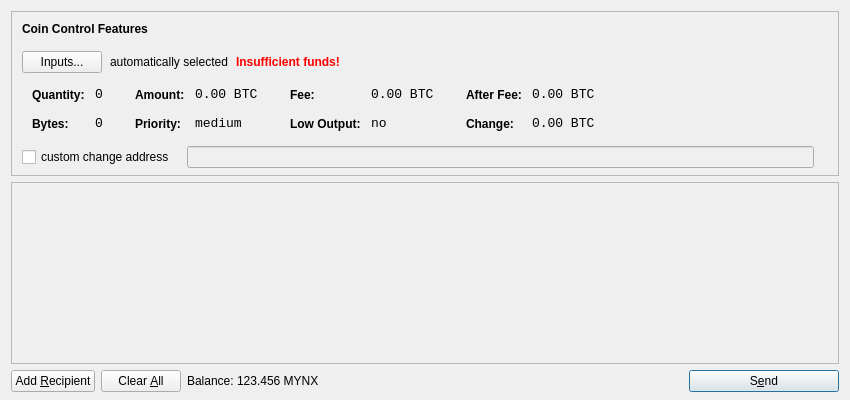
<?xml version="1.0" encoding="UTF-8"?>
<ui version="4.0">
 <class>SendCoinsDialog</class>
 <widget class="QDialog" name="SendCoinsDialog">
  <property name="geometry">
   <rect>
    <x>0</x>
    <y>0</y>
    <width>850</width>
    <height>400</height>
   </rect>
  </property>
  <property name="windowTitle">
   <string>Send Coins</string>
  </property>
  <layout class="QVBoxLayout" name="verticalLayout" stretch="0,1,0">
   <property name="bottomMargin">
    <number>8</number>
   </property>
   <item>
    <widget class="QFrame" name="frameCoinControl">
     <property name="sizePolicy">
      <sizepolicy hsizetype="Expanding" vsizetype="Expanding">
       <horstretch>0</horstretch>
       <verstretch>0</verstretch>
      </sizepolicy>
     </property>
     <property name="maximumSize">
      <size>
       <width>16777215</width>
       <height>16777215</height>
      </size>
     </property>
     <property name="frameShape">
      <enum>QFrame::StyledPanel</enum>
     </property>
     <property name="frameShadow">
      <enum>QFrame::Sunken</enum>
     </property>
     <layout class="QVBoxLayout" name="verticalLayoutCoinControl2">
      <property name="spacing">
       <number>-1</number>
      </property>
      <property name="leftMargin">
       <number>0</number>
      </property>
      <property name="topMargin">
       <number>0</number>
      </property>
      <property name="rightMargin">
       <number>0</number>
      </property>
      <property name="bottomMargin">
       <number>6</number>
      </property>
      <item>
       <layout class="QVBoxLayout" name="verticalLayoutCoinControl" stretch="0,0,0,0,1">
        <property name="spacing">
         <number>0</number>
        </property>
        <property name="leftMargin">
         <number>10</number>
        </property>
        <property name="topMargin">
         <number>10</number>
        </property>
        <item>
         <layout class="QHBoxLayout" name="horizontalLayoutCoinControl1">
          <property name="bottomMargin">
           <number>15</number>
          </property>
          <item>
           <widget class="QLabel" name="labelCoinControlFeatures">
            <property name="sizePolicy">
             <sizepolicy hsizetype="Preferred" vsizetype="Maximum">
              <horstretch>0</horstretch>
              <verstretch>0</verstretch>
             </sizepolicy>
            </property>
            <property name="font">
             <font>
              <weight>75</weight>
              <bold>true</bold>
             </font>
            </property>
            <property name="styleSheet">
             <string notr="true">font-weight:bold;</string>
            </property>
            <property name="text">
             <string>Coin Control Features</string>
            </property>
           </widget>
          </item>
         </layout>
        </item>
        <item>
         <layout class="QHBoxLayout" name="horizontalLayoutCoinControl2" stretch="0,0,0,0">
          <property name="spacing">
           <number>8</number>
          </property>
          <property name="bottomMargin">
           <number>10</number>
          </property>
          <item>
           <widget class="QPushButton" name="pushButtonCoinControl">
            <property name="styleSheet">
             <string notr="true"/>
            </property>
            <property name="text">
             <string>Inputs...</string>
            </property>
           </widget>
          </item>
          <item>
           <widget class="QLabel" name="labelCoinControlAutomaticallySelected">
            <property name="text">
             <string>automatically selected</string>
            </property>
            <property name="margin">
             <number>5</number>
            </property>
           </widget>
          </item>
          <item>
           <widget class="QLabel" name="labelCoinControlInsuffFunds">
            <property name="font">
             <font>
              <weight>75</weight>
              <bold>true</bold>
             </font>
            </property>
            <property name="styleSheet">
             <string notr="true">color:red;font-weight:bold;</string>
            </property>
            <property name="text">
             <string>Insufficient funds!</string>
            </property>
            <property name="margin">
             <number>5</number>
            </property>
           </widget>
          </item>
          <item>
           <spacer name="horizontalSpacerCoinControl">
            <property name="orientation">
             <enum>Qt::Horizontal</enum>
            </property>
            <property name="sizeHint" stdset="0">
             <size>
              <width>40</width>
              <height>1</height>
             </size>
            </property>
           </spacer>
          </item>
         </layout>
        </item>
        <item>
         <widget class="QWidget" name="widgetCoinControl" native="true">
          <property name="sizePolicy">
           <sizepolicy hsizetype="Preferred" vsizetype="Preferred">
            <horstretch>0</horstretch>
            <verstretch>0</verstretch>
           </sizepolicy>
          </property>
          <property name="minimumSize">
           <size>
            <width>0</width>
            <height>0</height>
           </size>
          </property>
          <property name="styleSheet">
           <string notr="true"/>
          </property>
          <layout class="QHBoxLayout" name="horizontalLayoutCoinControl5">
           <property name="margin">
            <number>0</number>
           </property>
           <item>
            <layout class="QHBoxLayout" name="horizontalLayoutCoinControl3" stretch="0,0,0,1">
             <property name="spacing">
              <number>20</number>
             </property>
             <property name="topMargin">
              <number>0</number>
             </property>
             <property name="bottomMargin">
              <number>10</number>
             </property>
             <item>
              <layout class="QFormLayout" name="formLayoutCoinControl1">
               <property name="horizontalSpacing">
                <number>10</number>
               </property>
               <property name="verticalSpacing">
                <number>14</number>
               </property>
               <property name="leftMargin">
                <number>10</number>
               </property>
               <property name="topMargin">
                <number>4</number>
               </property>
               <property name="rightMargin">
                <number>6</number>
               </property>
               <item row="0" column="0">
                <widget class="QLabel" name="labelCoinControlQuantityText">
                 <property name="styleSheet">
                  <string notr="true">font-weight:bold;</string>
                 </property>
                 <property name="text">
                  <string>Quantity:</string>
                 </property>
                 <property name="margin">
                  <number>0</number>
                 </property>
                </widget>
               </item>
               <item row="0" column="1">
                <widget class="QLabel" name="labelCoinControlQuantity">
                 <property name="font">
                  <font>
                   <family>Monospace</family>
                   <pointsize>10</pointsize>
                  </font>
                 </property>
                 <property name="cursor">
                  <cursorShape>IBeamCursor</cursorShape>
                 </property>
                 <property name="contextMenuPolicy">
                  <enum>Qt::ActionsContextMenu</enum>
                 </property>
                 <property name="text">
                  <string notr="true">0</string>
                 </property>
                 <property name="margin">
                  <number>0</number>
                 </property>
                 <property name="textInteractionFlags">
                  <set>Qt::LinksAccessibleByMouse|Qt::TextSelectableByKeyboard|Qt::TextSelectableByMouse</set>
                 </property>
                </widget>
               </item>
               <item row="1" column="0">
                <widget class="QLabel" name="labelCoinControlBytesText">
                 <property name="styleSheet">
                  <string notr="true">font-weight:bold;</string>
                 </property>
                 <property name="text">
                  <string>Bytes:</string>
                 </property>
                </widget>
               </item>
               <item row="1" column="1">
                <widget class="QLabel" name="labelCoinControlBytes">
                 <property name="font">
                  <font>
                   <family>Monospace</family>
                   <pointsize>10</pointsize>
                  </font>
                 </property>
                 <property name="cursor">
                  <cursorShape>IBeamCursor</cursorShape>
                 </property>
                 <property name="contextMenuPolicy">
                  <enum>Qt::ActionsContextMenu</enum>
                 </property>
                 <property name="text">
                  <string notr="true">0</string>
                 </property>
                 <property name="textInteractionFlags">
                  <set>Qt::LinksAccessibleByMouse|Qt::TextSelectableByKeyboard|Qt::TextSelectableByMouse</set>
                 </property>
                </widget>
               </item>
              </layout>
             </item>
             <item>
              <layout class="QFormLayout" name="formLayoutCoinControl2">
               <property name="horizontalSpacing">
                <number>10</number>
               </property>
               <property name="verticalSpacing">
                <number>14</number>
               </property>
               <property name="leftMargin">
                <number>6</number>
               </property>
               <property name="topMargin">
                <number>4</number>
               </property>
               <property name="rightMargin">
                <number>6</number>
               </property>
               <item row="0" column="0">
                <widget class="QLabel" name="labelCoinControlAmountText">
                 <property name="styleSheet">
                  <string notr="true">font-weight:bold;</string>
                 </property>
                 <property name="text">
                  <string>Amount:</string>
                 </property>
                 <property name="margin">
                  <number>0</number>
                 </property>
                </widget>
               </item>
               <item row="0" column="1">
                <widget class="QLabel" name="labelCoinControlAmount">
                 <property name="font">
                  <font>
                   <family>Monospace</family>
                   <pointsize>10</pointsize>
                  </font>
                 </property>
                 <property name="cursor">
                  <cursorShape>IBeamCursor</cursorShape>
                 </property>
                 <property name="contextMenuPolicy">
                  <enum>Qt::ActionsContextMenu</enum>
                 </property>
                 <property name="text">
                  <string notr="true">0.00 BTC</string>
                 </property>
                 <property name="textInteractionFlags">
                  <set>Qt::LinksAccessibleByMouse|Qt::TextSelectableByKeyboard|Qt::TextSelectableByMouse</set>
                 </property>
                </widget>
               </item>
               <item row="1" column="0">
                <widget class="QLabel" name="labelCoinControlPriorityText">
                 <property name="styleSheet">
                  <string notr="true">font-weight:bold;</string>
                 </property>
                 <property name="text">
                  <string>Priority:</string>
                 </property>
                </widget>
               </item>
               <item row="1" column="1">
                <widget class="QLabel" name="labelCoinControlPriority">
                 <property name="font">
                  <font>
                   <family>Monospace</family>
                   <pointsize>10</pointsize>
                  </font>
                 </property>
                 <property name="cursor">
                  <cursorShape>IBeamCursor</cursorShape>
                 </property>
                 <property name="contextMenuPolicy">
                  <enum>Qt::ActionsContextMenu</enum>
                 </property>
                 <property name="text">
                  <string>medium</string>
                 </property>
                 <property name="textInteractionFlags">
                  <set>Qt::LinksAccessibleByMouse|Qt::TextSelectableByKeyboard|Qt::TextSelectableByMouse</set>
                 </property>
                </widget>
               </item>
              </layout>
             </item>
             <item>
              <layout class="QFormLayout" name="formLayoutCoinControl3">
               <property name="horizontalSpacing">
                <number>10</number>
               </property>
               <property name="verticalSpacing">
                <number>14</number>
               </property>
               <property name="leftMargin">
                <number>6</number>
               </property>
               <property name="topMargin">
                <number>4</number>
               </property>
               <property name="rightMargin">
                <number>6</number>
               </property>
               <item row="0" column="0">
                <widget class="QLabel" name="labelCoinControlFeeText">
                 <property name="styleSheet">
                  <string notr="true">font-weight:bold;</string>
                 </property>
                 <property name="text">
                  <string>Fee:</string>
                 </property>
                 <property name="margin">
                  <number>0</number>
                 </property>
                </widget>
               </item>
               <item row="0" column="1">
                <widget class="QLabel" name="labelCoinControlFee">
                 <property name="font">
                  <font>
                   <family>Monospace</family>
                   <pointsize>10</pointsize>
                  </font>
                 </property>
                 <property name="cursor">
                  <cursorShape>IBeamCursor</cursorShape>
                 </property>
                 <property name="contextMenuPolicy">
                  <enum>Qt::ActionsContextMenu</enum>
                 </property>
                 <property name="text">
                  <string notr="true">0.00 BTC</string>
                 </property>
                 <property name="textInteractionFlags">
                  <set>Qt::LinksAccessibleByMouse|Qt::TextSelectableByKeyboard|Qt::TextSelectableByMouse</set>
                 </property>
                </widget>
               </item>
               <item row="1" column="0">
                <widget class="QLabel" name="labelCoinControlLowOutputText">
                 <property name="styleSheet">
                  <string notr="true">font-weight:bold;</string>
                 </property>
                 <property name="text">
                  <string>Low Output:</string>
                 </property>
                </widget>
               </item>
               <item row="1" column="1">
                <widget class="QLabel" name="labelCoinControlLowOutput">
                 <property name="font">
                  <font>
                   <family>Monospace</family>
                   <pointsize>10</pointsize>
                  </font>
                 </property>
                 <property name="cursor">
                  <cursorShape>IBeamCursor</cursorShape>
                 </property>
                 <property name="contextMenuPolicy">
                  <enum>Qt::ActionsContextMenu</enum>
                 </property>
                 <property name="text">
                  <string>no</string>
                 </property>
                 <property name="textInteractionFlags">
                  <set>Qt::LinksAccessibleByMouse|Qt::TextSelectableByKeyboard|Qt::TextSelectableByMouse</set>
                 </property>
                </widget>
               </item>
              </layout>
             </item>
             <item>
              <layout class="QFormLayout" name="formLayoutCoinControl4">
               <property name="horizontalSpacing">
                <number>10</number>
               </property>
               <property name="verticalSpacing">
                <number>14</number>
               </property>
               <property name="leftMargin">
                <number>6</number>
               </property>
               <property name="topMargin">
                <number>4</number>
               </property>
               <property name="rightMargin">
                <number>6</number>
               </property>
               <item row="0" column="0">
                <widget class="QLabel" name="labelCoinControlAfterFeeText">
                 <property name="styleSheet">
                  <string notr="true">font-weight:bold;</string>
                 </property>
                 <property name="text">
                  <string>After Fee:</string>
                 </property>
                 <property name="margin">
                  <number>0</number>
                 </property>
                </widget>
               </item>
               <item row="0" column="1">
                <widget class="QLabel" name="labelCoinControlAfterFee">
                 <property name="font">
                  <font>
                   <family>Monospace</family>
                   <pointsize>10</pointsize>
                  </font>
                 </property>
                 <property name="cursor">
                  <cursorShape>IBeamCursor</cursorShape>
                 </property>
                 <property name="contextMenuPolicy">
                  <enum>Qt::ActionsContextMenu</enum>
                 </property>
                 <property name="text">
                  <string notr="true">0.00 BTC</string>
                 </property>
                 <property name="textInteractionFlags">
                  <set>Qt::LinksAccessibleByMouse|Qt::TextSelectableByKeyboard|Qt::TextSelectableByMouse</set>
                 </property>
                </widget>
               </item>
               <item row="1" column="0">
                <widget class="QLabel" name="labelCoinControlChangeText">
                 <property name="styleSheet">
                  <string notr="true">font-weight:bold;</string>
                 </property>
                 <property name="text">
                  <string>Change:</string>
                 </property>
                </widget>
               </item>
               <item row="1" column="1">
                <widget class="QLabel" name="labelCoinControlChange">
                 <property name="font">
                  <font>
                   <family>Monospace</family>
                   <pointsize>10</pointsize>
                  </font>
                 </property>
                 <property name="cursor">
                  <cursorShape>IBeamCursor</cursorShape>
                 </property>
                 <property name="contextMenuPolicy">
                  <enum>Qt::ActionsContextMenu</enum>
                 </property>
                 <property name="text">
                  <string notr="true">0.00 BTC</string>
                 </property>
                 <property name="textInteractionFlags">
                  <set>Qt::LinksAccessibleByMouse|Qt::TextSelectableByKeyboard|Qt::TextSelectableByMouse</set>
                 </property>
                </widget>
               </item>
              </layout>
             </item>
            </layout>
           </item>
          </layout>
         </widget>
        </item>
        <item>
         <layout class="QHBoxLayout" name="horizontalLayoutCoinControl4" stretch="0,0,0">
          <property name="spacing">
           <number>12</number>
          </property>
          <property name="sizeConstraint">
           <enum>QLayout::SetDefaultConstraint</enum>
          </property>
          <property name="topMargin">
           <number>5</number>
          </property>
          <property name="rightMargin">
           <number>5</number>
          </property>
          <item>
           <widget class="QCheckBox" name="checkBoxCoinControlChange">
            <property name="text">
             <string>custom change address</string>
            </property>
           </widget>
          </item>
          <item>
           <widget class="QLineEdit" name="lineEditCoinControlChange">
            <property name="enabled">
             <bool>false</bool>
            </property>
            <property name="sizePolicy">
             <sizepolicy hsizetype="Expanding" vsizetype="Fixed">
              <horstretch>0</horstretch>
              <verstretch>0</verstretch>
             </sizepolicy>
            </property>
           </widget>
          </item>
          <item>
           <widget class="QLabel" name="labelCoinControlChangeLabel">
            <property name="sizePolicy">
             <sizepolicy hsizetype="Preferred" vsizetype="Expanding">
              <horstretch>0</horstretch>
              <verstretch>0</verstretch>
             </sizepolicy>
            </property>
            <property name="minimumSize">
             <size>
              <width>0</width>
              <height>0</height>
             </size>
            </property>
            <property name="text">
             <string/>
            </property>
            <property name="margin">
             <number>3</number>
            </property>
           </widget>
          </item>
         </layout>
        </item>
        <item>
         <spacer name="verticalSpacerCoinControl">
          <property name="orientation">
           <enum>Qt::Vertical</enum>
          </property>
          <property name="sizeHint" stdset="0">
           <size>
            <width>800</width>
            <height>1</height>
           </size>
          </property>
         </spacer>
        </item>
       </layout>
      </item>
     </layout>
    </widget>
   </item>
   <item>
    <widget class="QScrollArea" name="scrollArea">
     <property name="widgetResizable">
      <bool>true</bool>
     </property>
     <widget class="QWidget" name="scrollAreaWidgetContents">
      <property name="geometry">
       <rect>
        <x>0</x>
        <y>0</y>
        <width>830</width>
        <height>165</height>
       </rect>
      </property>
      <layout class="QVBoxLayout" name="verticalLayout_2">
       <property name="margin">
        <number>0</number>
       </property>
       <item>
        <layout class="QVBoxLayout" name="entries">
         <property name="spacing">
          <number>6</number>
         </property>
        </layout>
       </item>
       <item>
        <spacer name="verticalSpacer">
         <property name="orientation">
          <enum>Qt::Vertical</enum>
         </property>
         <property name="sizeHint" stdset="0">
          <size>
           <width>20</width>
           <height>40</height>
          </size>
         </property>
        </spacer>
       </item>
      </layout>
     </widget>
    </widget>
   </item>
   <item>
    <layout class="QHBoxLayout" name="horizontalLayout">
     <item>
      <widget class="QPushButton" name="addButton">
       <property name="toolTip">
        <string>Send to multiple recipients at once</string>
       </property>
       <property name="text">
        <string>Add &amp;Recipient</string>
       </property>
       <property name="icon">
        <iconset resource="../bitcoin.qrc">
         <normaloff>:/icons/add</normaloff>:/icons/add</iconset>
       </property>
       <property name="autoDefault">
        <bool>false</bool>
       </property>
      </widget>
     </item>
     <item>
      <widget class="QPushButton" name="clearButton">
       <property name="sizePolicy">
        <sizepolicy hsizetype="Minimum" vsizetype="Fixed">
         <horstretch>0</horstretch>
         <verstretch>0</verstretch>
        </sizepolicy>
       </property>
       <property name="toolTip">
        <string>Remove all transaction fields</string>
       </property>
       <property name="text">
        <string>Clear &amp;All</string>
       </property>
       <property name="icon">
        <iconset resource="../bitcoin.qrc">
         <normaloff>:/icons/remove</normaloff>:/icons/remove</iconset>
       </property>
       <property name="autoRepeatDelay">
        <number>300</number>
       </property>
       <property name="autoDefault">
        <bool>false</bool>
       </property>
      </widget>
     </item>
     <item>
      <layout class="QHBoxLayout" name="horizontalLayout_2">
       <property name="spacing">
        <number>3</number>
       </property>
       <item>
        <widget class="QLabel" name="label">
         <property name="text">
          <string>Balance:</string>
         </property>
        </widget>
       </item>
       <item>
        <widget class="QLabel" name="labelBalance">
         <property name="cursor">
          <cursorShape>IBeamCursor</cursorShape>
         </property>
         <property name="text">
          <string>123.456 MYNX</string>
         </property>
         <property name="textInteractionFlags">
          <set>Qt::LinksAccessibleByMouse|Qt::TextSelectableByKeyboard|Qt::TextSelectableByMouse</set>
         </property>
        </widget>
       </item>
      </layout>
     </item>
     <item>
      <spacer name="horizontalSpacer">
       <property name="orientation">
        <enum>Qt::Horizontal</enum>
       </property>
       <property name="sizeHint" stdset="0">
        <size>
         <width>40</width>
         <height>20</height>
        </size>
       </property>
      </spacer>
     </item>
     <item>
      <widget class="QPushButton" name="sendButton">
       <property name="minimumSize">
        <size>
         <width>150</width>
         <height>0</height>
        </size>
       </property>
       <property name="toolTip">
        <string>Confirm the send action</string>
       </property>
       <property name="text">
        <string>S&amp;end</string>
       </property>
       <property name="icon">
        <iconset resource="../bitcoin.qrc">
         <normaloff>:/icons/send</normaloff>:/icons/send</iconset>
       </property>
       <property name="default">
        <bool>true</bool>
       </property>
      </widget>
     </item>
    </layout>
   </item>
  </layout>
 </widget>
 <resources>
  <include location="../bitcoin.qrc"/>
 </resources>
 <connections/>
</ui>
